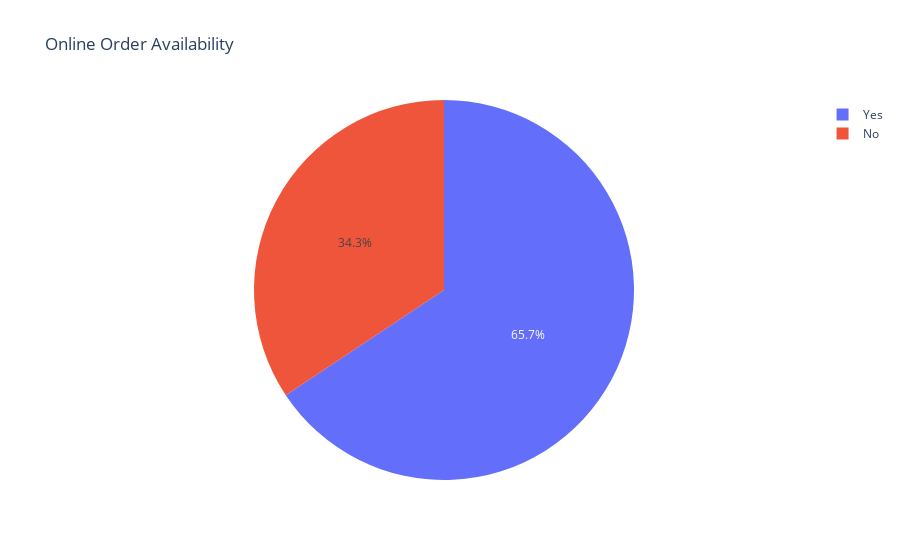

Source (notebook cell):
### Markdown cell above
## What is the distribution of restaurants offering online ordering?

### Code cell
online_order_counts = df.groupby("online_order").size().reset_index(name="count")

px.pie(online_order_counts, names="online_order", values="count", 
        title="Online Order Availability")

### Figure 1 — Plotly figure (JSON) as saved in the notebook; plotly's stock layout.template omitted (floating-point values rounded to 4 significant figures)
{"data": [{"domain": {"x": [0, 1], "y": [0, 1]}, "hovertemplate": "online_order=%{label}<br>count=%{value}<extra></extra>", "labels": ["No", "Yes"], "legendgroup": "", "name": "", "showlegend": true, "type": "pie", "values": [14142, 27043]}], "layout": {"legend": {"tracegroupgap": 0}, "title": {"text": "Online Order Availability"}}}
